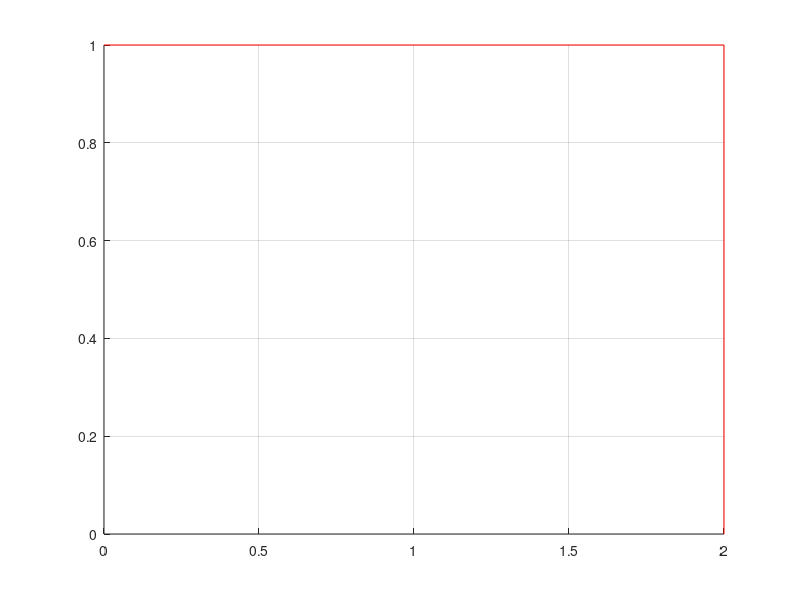

Write MATLAB code to recreate this figure.
% ----------------------------------------------------------------------
% ejemplo de codigo para analisis de emparrillados usando a metodo matricial
% Ejecucion en GNU-Octave - Octubre 2019 - Jorge Perez Zerpa, Ignacio Suarez
% ----------------------------------------------------------------------

close all, clear all

l  = 2     ;
E  = 210e9 ;
nu = 0.3   ;
P  = 4e3   ;

G = 80.7e9
J = 0.141*0.05^4

I  = .05^4/12 ;
A  = .05^2    ;

%         x    z      
Nodes = [ 0   l/2  ; ...
          l   l/2  ; ...
          l     0  ] ;

%        n1 n2 mat sec          
Conec = [ 1 2 ; ...
          2 3 ] ;

Angles = [ 0 -pi/2 ]' ;

fixeddofs = [ 1 2 3 7 ];

nelems = size( Conec,1);
nnodes = size( Nodes,1);


freedofs  = (1:(3*nnodes));
freedofs(fixeddofs) = [] ;


KG      = sparse( 3*nnodes, 3*nnodes ) ;
 
for i = 1:nelems

  alphay = Angles(i);  ca = cos(alphay); sa = sin(alphay);
  
  R = [ ca  0 -sa  0  0   0 ; ...
        0   1   0  0  0   0 ; ...
        sa  0  ca  0  0   0 ; ...
        0   0   0  ca 0 -sa ; ...
        0   0   0  0  1   0 ; ...
        0   0   0  sa 0  ca ] ;
  
  elemNodes = Conec( i,:);
  lelem     = norm( Nodes( elemNodes(2),:) - Nodes( elemNodes(1),:) ) ;
  
  KL = zeros(6,6);
  
  KL([1 4], [1 4])         = G*J/lelem * [ 1 -1 ; ...
                                          -1  1 ] ; 

  KL([2 3 5 6], [2 3 5 6]) = E*I * [ 12/(l^3)  6/(l^2) -12/(l^3)  6/(l^2) ; ...
                                      6/(l^2)  4/(l  )  -6/(l^2)  2/(l  ) ; ...
                                    -12/(l^3) -6/(l^2)  12/(l^3) -6/(l^2) ; ...
                                      6/(l^2)  2/(l  )  -6/(l^2)  4/(l  ) ] ;

  dofsElem = [ (elemNodes(1)*3-2):(elemNodes(1)*3) (elemNodes(2)*3-2):(elemNodes(2)*3) ] ;

  KG( dofsElem, dofsElem ) += R * KL * R' ;
end

FG      = zeros ( 3*nnodes, 1        ) ;
FG(8) = -P/2 ;

% imposicion de condiciones de contorno
KG(fixeddofs, :) = [] ; KG(:, fixeddofs) = [] ;
FG( fixeddofs  ) = [] ;

% resolucion de sistema
u = KG\FG ;
UG = zeros( 3*nnodes,1);
UG(freedofs ) = u 



%ploteo de parrillado
figure
hold on, grid on
for i=1:nelems
eli=Conec(i,:);
p1=[Nodes(eli(1),1),Nodes(eli(1),2)];
p2=[Nodes(eli(2),1),Nodes(eli(2),2)];
plot([p1(1),p2(1)],[p1(2),p2(2)],'r')
end
